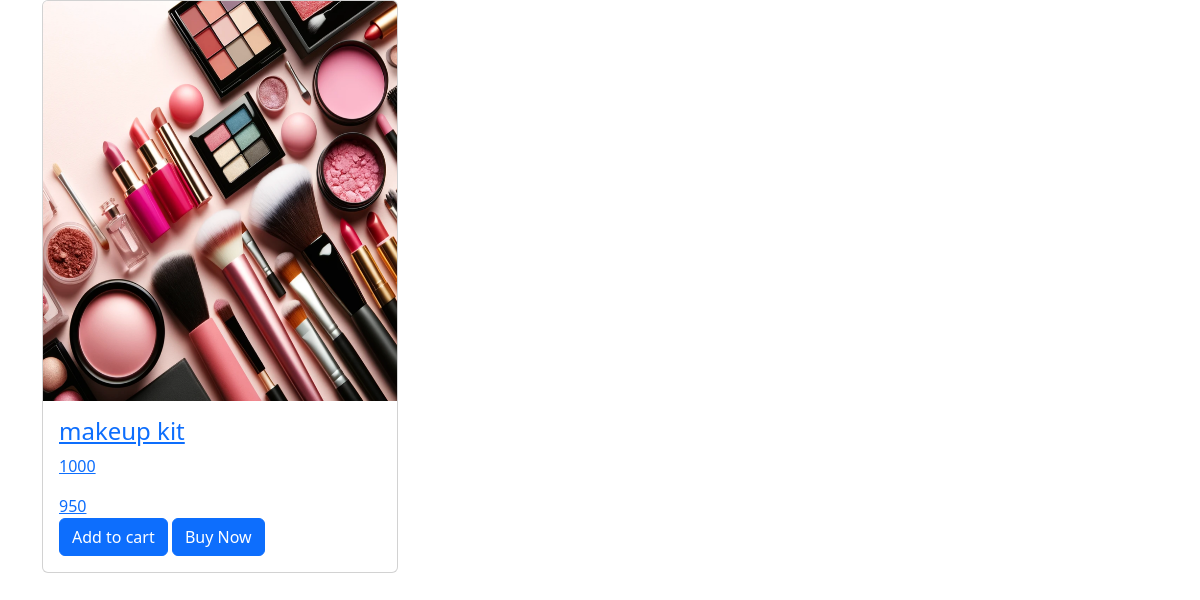
/view_pro/1 (signed in), run on the app's committed database.
### app/models.py (models this page shows)
class Product(models.Model):
    pid=models.TextField()
    name=models.TextField()
    descriptions=models.TextField()
    price=models.IntegerField()
    offer_price=models.IntegerField()
    brand=models.TextField()
    ingredients=models.TextField()
    expiry=models.TextField()
    stock=models.IntegerField()
    created_at=models.DateTimeField(auto_now_add=True)
    updated_at=models.DateTimeField(auto_now=True)
    img=models.FileField()

### app/views.py (the view)
# urls.py: path('view_pro/<id>',views.view_product),
def view_product(req,id):
       log_user=User.objects.get(username=req.session['user'])
       product=Product.objects.get(pk=id)
       try:
          Cart=Cart.objects.get(product=product,user=log_user)
       except:
              Cart=None
       return render(req,'user/view_pro.html',{'product':product,'Cart':Cart})

### templates/user/view_pro.html (shortened to what this page needs)
<!DOCTYPE html>
<html lang="en">
<head>
    <link href="https://cdn.jsdelivr.net/npm/bootstrap@5.3.3/dist/css/bootstrap.min.css" rel="stylesheet">
</head>
<body>
    <div class="container">
        <div class="row">
            <div class="col-lg-4">
                <a href="view_pro/{{pro.pk}}">
                <div class="card" >
                  <img class="card-img-top" src="{{product.img.url}}" alt="Card image" style="width:100%" height="400px">
                  <div class="card-body">
                    <h4 class="card-title">{{product.name}}</h4>
                    <p class="card-text">{{product.price}}</p>
                    <p class="card-text">{{product.offer_price}}</p>
                    {% if Cart %}
                    <a href="../cart_disp" class="btn btn-primary">Go to cart</a>
                    {% else %}
                    <a href="../add_to_cart/{{product.pk}}" class="btn btn-primary">Add to cart</a>
                    {% endif %}
                    <a href="../buy_pro/{{product.pk}}" class="btn btn-primary">Buy Now</a>
                  </div>
                </div>
            </a>
        </div>
</html>

### data on the page
Product: img (picture), name "makeup kit", price "1000", offer_price "950"
